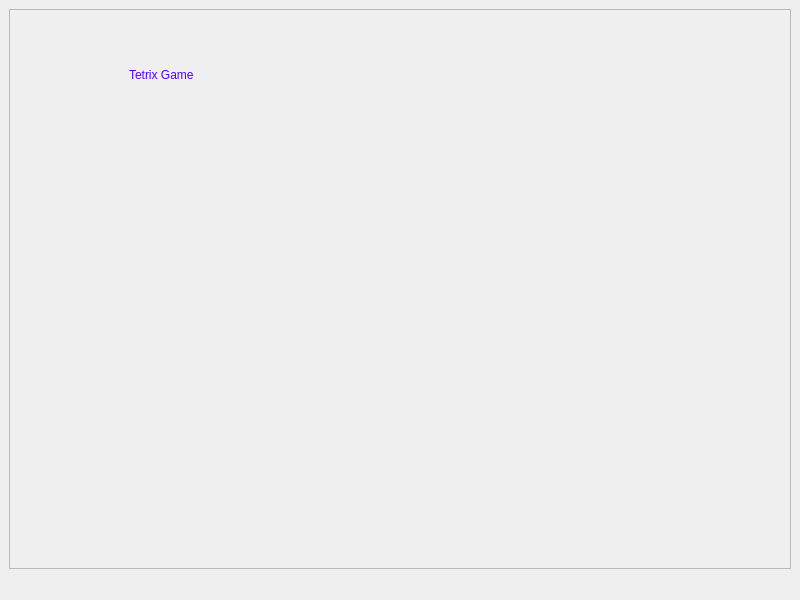
<?xml version="1.0" encoding="UTF-8"?>
<ui version="4.0">
 <class>MainWindow</class>
 <widget class="QMainWindow" name="MainWindow">
  <property name="geometry">
   <rect>
    <x>0</x>
    <y>0</y>
    <width>800</width>
    <height>600</height>
   </rect>
  </property>
  <property name="windowTitle">
   <string>MainWindow</string>
  </property>
  <property name="styleSheet">
   <string notr="true">border-color: qconicalgradient(cx:0, cy:0, angle:135, stop:0 rgba(255, 255, 0, 69), stop:0.375 rgba(255, 255, 0, 69), stop:0.423533 rgba(251, 255, 0, 145), stop:0.45 rgba(247, 255, 0, 208), stop:0.477581 rgba(255, 244, 71, 130), stop:0.518717 rgba(255, 218, 71, 130), stop:0.55 rgba(255, 255, 0, 255), stop:0.57754 rgba(255, 203, 0, 130), stop:0.625 rgba(255, 255, 0, 69), stop:1 rgba(255, 255, 0, 69));</string>
  </property>
  <widget class="QWidget" name="centralwidget">
   <layout class="QGridLayout" name="gridLayout">
    <item row="0" column="0">
     <widget class="QFrame" name="frame">
      <property name="styleSheet">
       <string notr="true">
background-image: url(:/picture/gm.jfif);</string>
      </property>
      <property name="frameShape">
       <enum>QFrame::StyledPanel</enum>
      </property>
      <property name="frameShadow">
       <enum>QFrame::Plain</enum>
      </property>
      <widget class="QLabel" name="label">
       <property name="geometry">
        <rect>
         <x>120</x>
         <y>40</y>
         <width>131</width>
         <height>51</height>
        </rect>
       </property>
       <property name="autoFillBackground">
        <bool>false</bool>
       </property>
       <property name="styleSheet">
        <string notr="true">font: 9pt &quot;8514oem&quot;;
font: 9pt &quot;8514oem&quot;;
font: 700 9pt &quot;8514oem&quot;;
color: rgb(85, 0, 255);</string>
       </property>
       <property name="frameShape">
        <enum>QFrame::NoFrame</enum>
       </property>
       <property name="frameShadow">
        <enum>QFrame::Sunken</enum>
       </property>
       <property name="text">
        <string>Tetrix Game</string>
       </property>
      </widget>
     </widget>
    </item>
   </layout>
  </widget>
  <widget class="QMenuBar" name="menubar">
   <property name="geometry">
    <rect>
     <x>0</x>
     <y>0</y>
     <width>800</width>
     <height>17</height>
    </rect>
   </property>
  </widget>
  <widget class="QStatusBar" name="statusbar"/>
 </widget>
 <resources/>
 <connections/>
</ui>
